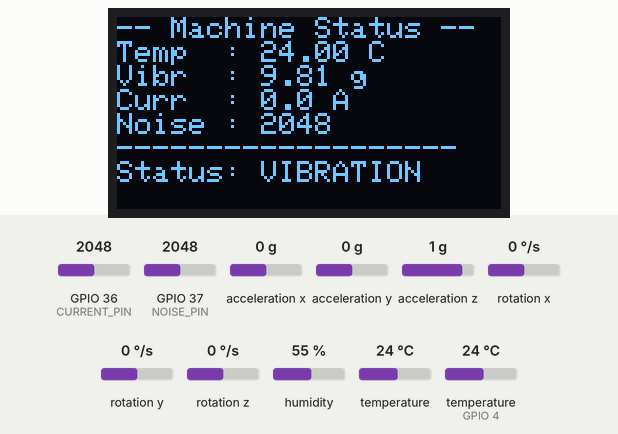
This sketch was run on a simulated ESP32. Parts: 128×64 one-colour display. The test bench sets the inputs (shaded band); at power-on: acceleration z 1 g, GPIO 37 (NOISE_PIN) = 2048, GPIO 36 (CURRENT_PIN) = 2048, temperature (sensor on GPIO 4) 24 °C, acceleration x 0 g, acceleration y 0 g, rotation x 0 °/s, rotation y 0 °/s, rotation z 0 °/s, humidity 55 %, temperature 24 °C. WiFi joins after 1.5 s; servers stay silent unless stated; uploads are accepted with an empty reply; what the sketch prints to the serial monitor is not drawn.

Above: at 4.7 s.
4.8 s: acceleration z set to 0 g
At 6.2 s:
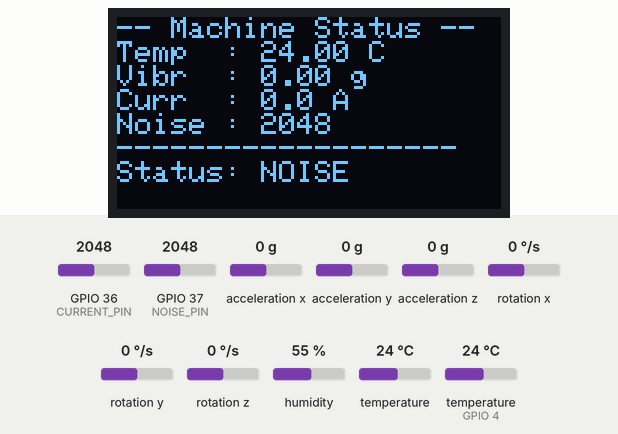
7.7 s: GPIO 37 (NOISE_PIN) set to 827
At 8.4 s:
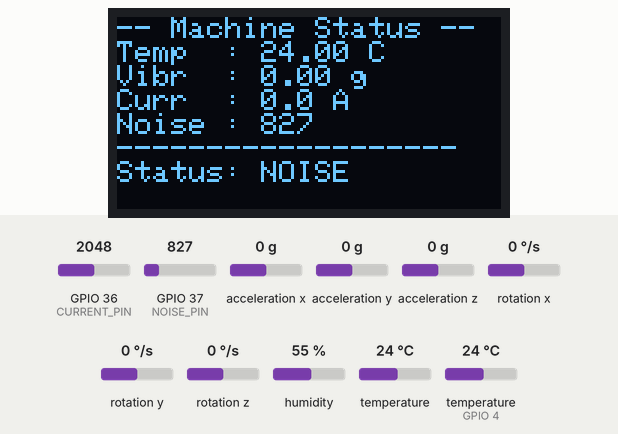
10.6 s: GPIO 37 (NOISE_PIN) set to 736
At 13.7 s:
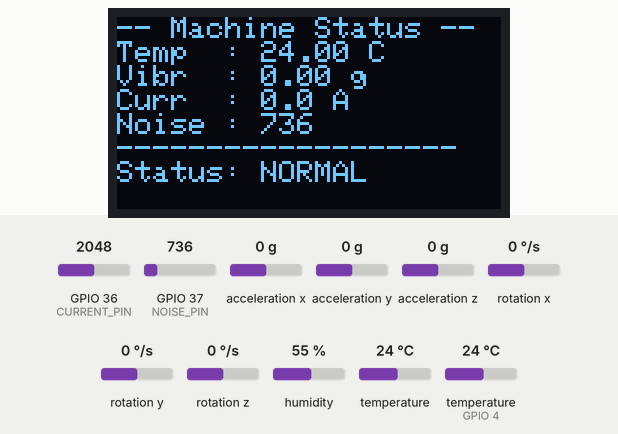
14.0 s: GPIO 36 (CURRENT_PIN) set to 2796
At 16.2 s:
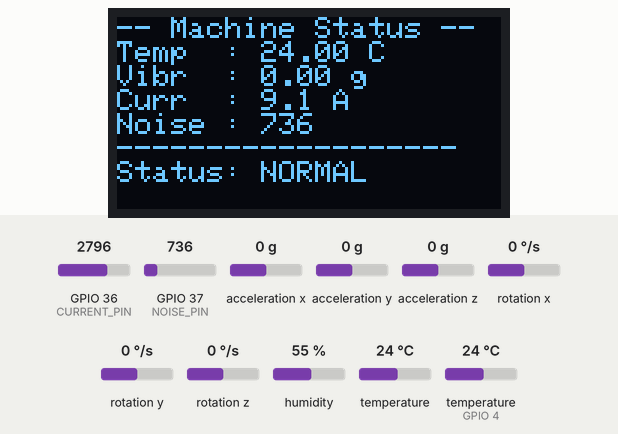
16.9 s: GPIO 36 (CURRENT_PIN) set to 2904
At 18.4 s:
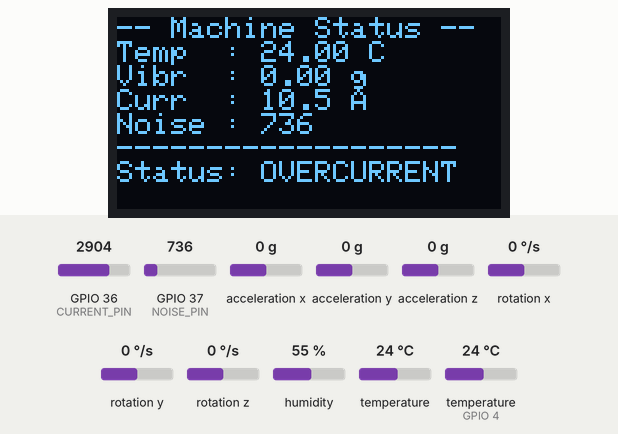
19.8 s: temperature (sensor on GPIO 4) set to 12 °C
At 22.8 s:
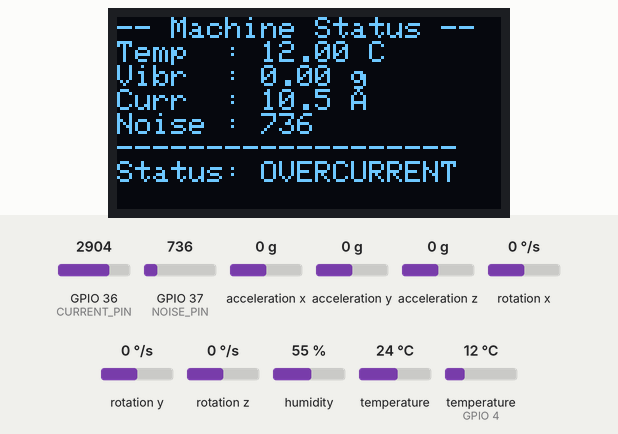
Timing chart, 0 to 24.0 s (numbered marks = the images above; inputs shaded):
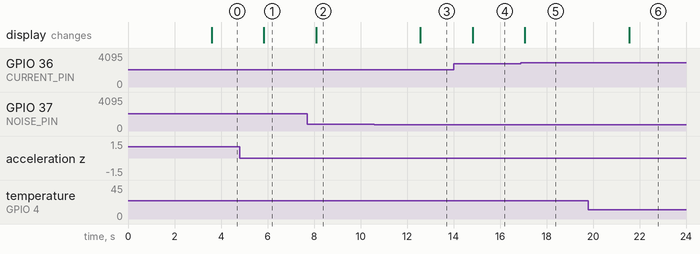

The sketch:

sensor_node.ino
```cpp
/*
  ============================================================
  Smart Predictive Maintenance System
  ------------------------------------------------------------
  Hardware:
    - ESP32 (or Arduino + ESP8266)
    - MPU6050   → Vibration sensor         (I2C: SDA=21, SCL=22)
    - DHT22     → Temperature sensor       (Digital pin D4)
    - ACS712    → Current sensor           (Analog pin A0)
    - KY-037    → Sound/Noise sensor       (Analog pin A1)
    - OLED 128x64 Display                  (I2C: SDA=21, SCL=22)
  ------------------------------------------------------------
  Author : Divya M
  College: Chennai Institute of Technology
  ============================================================
*/

#include <Wire.h>
#include <WiFi.h>
#include <HTTPClient.h>
#include <Adafruit_MPU6050.h>
#include <Adafruit_Sensor.h>
#include <DHT.h>
#include <Adafruit_SSD1306.h>

// ─── Wi-Fi Config ─────────────────────────────────────────────
const char* WIFI_SSID     = "YOUR_WIFI_NAME";
const char* WIFI_PASS     = "YOUR_WIFI_PASSWORD";
const char* SERVER_URL    = "http://YOUR_SERVER_IP:5000/data";  // Flask server

// ─── Pin Definitions ─────────────────────────────────────────
#define DHT_PIN       4
#define CURRENT_PIN   A0
#define NOISE_PIN     A1
#define DHT_TYPE      DHT22

// ─── Thresholds (Fault Detection) ────────────────────────────
#define TEMP_MAX        80.0    // °C
#define VIBRATION_MAX   2.5     // g-force
#define CURRENT_MAX     10.0    // Amperes
#define NOISE_MAX       800     // Raw ADC value

// ─── Objects ─────────────────────────────────────────────────
Adafruit_MPU6050 mpu;
DHT dht(DHT_PIN, DHT_TYPE);
Adafruit_SSD1306 display(128, 64, &Wire, -1);

// ─── Sensor Data ─────────────────────────────────────────────
float temperature  = 0;
float humidity     = 0;
float vibration_x  = 0;
float vibration_y  = 0;
float vibration_z  = 0;
float current_val  = 0;
int   noise_val    = 0;
String faultStatus = "NORMAL";

// ─── Setup ───────────────────────────────────────────────────
void setup() {
  Serial.begin(115200);

  // Init OLED
  display.begin(SSD1306_SWITCHCAPVCC, 0x3C);
  display.clearDisplay();
  display.setTextSize(1);
  display.setTextColor(WHITE);
  display.setCursor(0, 0);
  display.println("Predictive Maint.");
  display.println("Initializing...");
  display.display();
  delay(2000);

  // Init MPU6050
  if (!mpu.begin()) {
    Serial.println("[ERROR] MPU6050 not found!");
  } else {
    mpu.setAccelerometerRange(MPU6050_RANGE_8_G);
    mpu.setGyroRange(MPU6050_RANGE_500_DEG);
    mpu.setFilterBandwidth(MPU6050_BAND_21_HZ);
    Serial.println("[INFO] MPU6050 ready.");
  }

  // Init DHT
  dht.begin();

  // Connect WiFi
  connectWiFi();

  Serial.println("=== Predictive Maintenance System Started ===");
}

// ─── Main Loop ────────────────────────────────────────────────
void loop() {
  readSensors();
  detectFault();
  displayOnOLED();
  printToSerial();
  sendToServer();
  delay(2000);
}

// ─── Read All Sensors ─────────────────────────────────────────
void readSensors() {
  // Temperature & Humidity
  temperature = dht.readTemperature();
  humidity    = dht.readHumidity();
  if (isnan(temperature)) temperature = 0;

  // Vibration (MPU6050)
  sensors_event_t a, g, temp;
  mpu.getEvent(&a, &g, &temp);
  vibration_x = a.acceleration.x;
  vibration_y = a.acceleration.y;
  vibration_z = a.acceleration.z;

  // Current (ACS712)
  int rawCurrent = analogRead(CURRENT_PIN);
  current_val = ((rawCurrent * 3.3 / 4095.0) - 1.65) / 0.066; // ACS712 30A
  if (current_val < 0) current_val = 0;

  // Noise (KY-037)
  noise_val = analogRead(NOISE_PIN);
}

// ─── Rule-Based Fault Detection ───────────────────────────────
void detectFault() {
  float vibMag = sqrt(vibration_x * vibration_x +
                      vibration_y * vibration_y +
                      vibration_z * vibration_z);

  if (temperature > TEMP_MAX) {
    faultStatus = "OVERHEAT";
  } else if (vibMag > VIBRATION_MAX) {
    faultStatus = "VIBRATION";
  } else if (current_val > CURRENT_MAX) {
    faultStatus = "OVERCURRENT";
  } else if (noise_val > NOISE_MAX) {
    faultStatus = "NOISE";
  } else {
    faultStatus = "NORMAL";
  }
}

// ─── OLED Display ────────────────────────────────────────────
void displayOnOLED() {
  display.clearDisplay();
  display.setCursor(0, 0);
  display.println("-- Machine Status --");
  display.print("Temp  : "); display.print(temperature); display.println(" C");
  display.print("Vibr  : "); display.print(
    sqrt(vibration_x*vibration_x + vibration_y*vibration_y + vibration_z*vibration_z), 2
  ); display.println(" g");
  display.print("Curr  : "); display.print(current_val, 1); display.println(" A");
  display.print("Noise : "); display.println(noise_val);
  display.println("-------------------");
  display.print("Status: "); display.println(faultStatus);
  display.display();
}

// ─── Serial Output ────────────────────────────────────────────
void printToSerial() {
  Serial.println("--- Sensor Readings ---");
  Serial.print("Temperature : "); Serial.print(temperature);  Serial.println(" C");
  Serial.print("Humidity    : "); Serial.print(humidity);     Serial.println(" %");
  Serial.print("Vibration X : "); Serial.println(vibration_x);
  Serial.print("Vibration Y : "); Serial.println(vibration_y);
  Serial.print("Vibration Z : "); Serial.println(vibration_z);
  Serial.print("Current     : "); Serial.print(current_val);  Serial.println(" A");
  Serial.print("Noise       : "); Serial.println(noise_val);
  Serial.print("FAULT STATUS: "); Serial.println(faultStatus);
  Serial.println("-----------------------");
}

// ─── Send to Flask Server ─────────────────────────────────────
void sendToServer() {
  if (WiFi.status() != WL_CONNECTED) { connectWiFi(); return; }

  HTTPClient http;
  http.begin(SERVER_URL);
  http.addHeader("Content-Type", "application/json");

  float vibMag = sqrt(vibration_x*vibration_x + vibration_y*vibration_y + vibration_z*vibration_z);

  String payload = "{";
  payload += "\"temperature\":"  + String(temperature, 1) + ",";
  payload += "\"humidity\":"     + String(humidity, 1)    + ",";
  payload += "\"vibration\":"    + String(vibMag, 3)      + ",";
  payload += "\"current\":"      + String(current_val, 2) + ",";
  payload += "\"noise\":"        + String(noise_val)      + ",";
  payload += "\"fault\":\""      + faultStatus            + "\"";
  payload += "}";

  int responseCode = http.POST(payload);
  Serial.print("[HTTP] Response: "); Serial.println(responseCode);
  http.end();
}

// ─── WiFi Connect ─────────────────────────────────────────────
void connectWiFi() {
  WiFi.begin(WIFI_SSID, WIFI_PASS);
  Serial.print("[WiFi] Connecting");
  int tries = 0;
  while (WiFi.status() != WL_CONNECTED && tries < 20) {
    delay(500); Serial.print("."); tries++;
  }
  if (WiFi.status() == WL_CONNECTED) {
    Serial.print("\n[WiFi] Connected: ");
    Serial.println(WiFi.localIP());
  } else {
    Serial.println("\n[WiFi] Failed — running offline.");
  }
}
```

Measured:
- the behaviour switches between 801 and 800 on GPIO 37 (NOISE_PIN) (found by bisection; images 2 and 3)
- the behaviour switches between 2866 and 2867 on GPIO 36 (CURRENT_PIN) (found by bisection; images 4 and 5)
- after the input at 4.8 s, the display: changes after 1.0 s (image 1)
- after the input at 7.7 s, the display: changes after 0.39 s (image 2)
- after the input at 10.6 s, the display: changes after 2.0 s (image 3)
- after the input at 14.0 s, the display: changes after 0.83 s (image 4)
- after the input at 16.9 s, the display: changes after 0.17 s (image 5)
- after the input at 19.8 s, the display: changes after 1.8 s (image 6)
